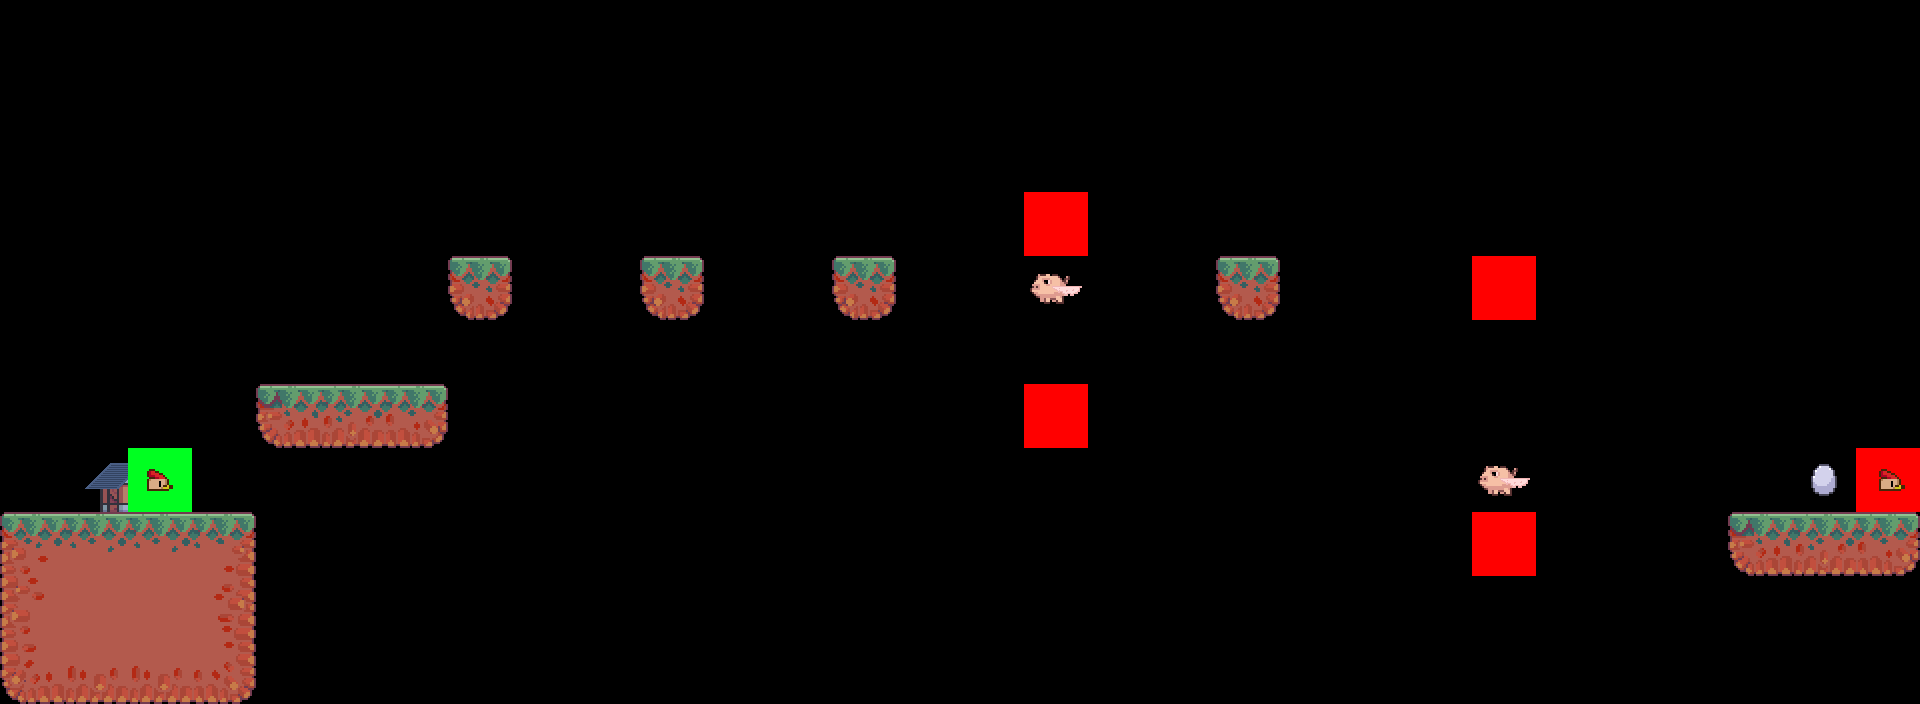

A 2D game scene composited from a Tiled map and its tileset images. What follows is a short description and the map's XML, with every tile layer's data as written:
An orthogonal 30x11 tile map with 64x64 px tiles, 6 tile layers (terrain, house, egg, constraints, ...), 5 tilesets.

<map version="1.9" tiledversion="1.9.2" orientation="orthogonal" renderorder="right-down" width="30" height="11" tilewidth="64" tileheight="64" infinite="0" nextlayerid="7" nextobjectid="1">
 <tileset firstgid="1" source="../tilesets/terrain_tiles.tsx" />
 <tileset firstgid="17" source="../tilesets/house.tsx" />
 <tileset firstgid="18" source="../tilesets/egg.tsx" />
 <tileset firstgid="19" source="../tilesets/player_tiles.tsx" />
 <tileset firstgid="21" source="../tilesets/pig_tiles.tsx" />
 <layer id="1" name="terrain" width="30" height="11">
  <data encoding="csv">
0,0,0,0,0,0,0,0,0,0,0,0,0,0,0,0,0,0,0,0,0,0,0,0,0,0,0,0,0,0,
0,0,0,0,0,0,0,0,0,0,0,0,0,0,0,0,0,0,0,0,0,0,0,0,0,0,0,0,0,0,
0,0,0,0,0,0,0,0,0,0,0,0,0,0,0,0,0,0,0,0,0,0,0,0,0,0,0,0,0,0,
0,0,0,0,0,0,0,0,0,0,0,0,0,0,0,0,0,0,0,0,0,0,0,0,0,0,0,0,0,0,
0,0,0,0,0,0,0,16,0,0,16,0,0,16,0,0,0,0,0,16,0,0,0,0,0,0,0,0,0,0,
0,0,0,0,0,0,0,0,0,0,0,0,0,0,0,0,0,0,0,0,0,0,0,0,0,0,0,0,0,0,
0,0,0,0,13,14,15,0,0,0,0,0,0,0,0,0,0,0,0,0,0,0,0,0,0,0,0,0,0,0,
0,0,0,0,0,0,0,0,0,0,0,0,0,0,0,0,0,0,0,0,0,0,0,0,0,0,0,0,0,0,
1,2,2,3,0,0,0,0,0,0,0,0,0,0,0,0,0,0,0,0,0,0,0,0,0,0,0,13,14,15,
5,6,6,7,0,0,0,0,0,0,0,0,0,0,0,0,0,0,0,0,0,0,0,0,0,0,0,0,0,0,
9,10,10,11,0,0,0,0,0,0,0,0,0,0,0,0,0,0,0,0,0,0,0,0,0,0,0,0,0,0
</data>
 </layer>
 <layer id="2" name="house" width="30" height="11">
  <data encoding="csv">
0,0,0,0,0,0,0,0,0,0,0,0,0,0,0,0,0,0,0,0,0,0,0,0,0,0,0,0,0,0,
0,0,0,0,0,0,0,0,0,0,0,0,0,0,0,0,0,0,0,0,0,0,0,0,0,0,0,0,0,0,
0,0,0,0,0,0,0,0,0,0,0,0,0,0,0,0,0,0,0,0,0,0,0,0,0,0,0,0,0,0,
0,0,0,0,0,0,0,0,0,0,0,0,0,0,0,0,0,0,0,0,0,0,0,0,0,0,0,0,0,0,
0,0,0,0,0,0,0,0,0,0,0,0,0,0,0,0,0,0,0,0,0,0,0,0,0,0,0,0,0,0,
0,0,0,0,0,0,0,0,0,0,0,0,0,0,0,0,0,0,0,0,0,0,0,0,0,0,0,0,0,0,
0,0,0,0,0,0,0,0,0,0,0,0,0,0,0,0,0,0,0,0,0,0,0,0,0,0,0,0,0,0,
17,0,0,0,0,0,0,0,0,0,0,0,0,0,0,0,0,0,0,0,0,0,0,0,0,0,0,0,0,0,
0,0,0,0,0,0,0,0,0,0,0,0,0,0,0,0,0,0,0,0,0,0,0,0,0,0,0,0,0,0,
0,0,0,0,0,0,0,0,0,0,0,0,0,0,0,0,0,0,0,0,0,0,0,0,0,0,0,0,0,0,
0,0,0,0,0,0,0,0,0,0,0,0,0,0,0,0,0,0,0,0,0,0,0,0,0,0,0,0,0,0
</data>
 </layer>
 <layer id="3" name="egg" width="30" height="11">
  <data encoding="csv">
0,0,0,0,0,0,0,0,0,0,0,0,0,0,0,0,0,0,0,0,0,0,0,0,0,0,0,0,0,0,
0,0,0,0,0,0,0,0,0,0,0,0,0,0,0,0,0,0,0,0,0,0,0,0,0,0,0,0,0,0,
0,0,0,0,0,0,0,0,0,0,0,0,0,0,0,0,0,0,0,0,0,0,0,0,0,0,0,0,0,0,
0,0,0,0,0,0,0,0,0,0,0,0,0,0,0,0,0,0,0,0,0,0,0,0,0,0,0,0,0,0,
0,0,0,0,0,0,0,0,0,0,0,0,0,0,0,0,0,0,0,0,0,0,0,0,0,0,0,0,0,0,
0,0,0,0,0,0,0,0,0,0,0,0,0,0,0,0,0,0,0,0,0,0,0,0,0,0,0,0,0,0,
0,0,0,0,0,0,0,0,0,0,0,0,0,0,0,0,0,0,0,0,0,0,0,0,0,0,0,0,0,0,
0,0,0,0,0,0,0,0,0,0,0,0,0,0,0,0,0,0,0,0,0,0,0,0,0,0,0,0,18,0,
0,0,0,0,0,0,0,0,0,0,0,0,0,0,0,0,0,0,0,0,0,0,0,0,0,0,0,0,0,0,
0,0,0,0,0,0,0,0,0,0,0,0,0,0,0,0,0,0,0,0,0,0,0,0,0,0,0,0,0,0,
0,0,0,0,0,0,0,0,0,0,0,0,0,0,0,0,0,0,0,0,0,0,0,0,0,0,0,0,0,0
</data>
 </layer>
 <layer id="6" name="constraints" width="30" height="11">
  <data encoding="csv">
0,0,0,0,0,0,0,0,0,0,0,0,0,0,0,0,0,0,0,0,0,0,0,0,0,0,0,0,0,0,
0,0,0,0,0,0,0,0,0,0,0,0,0,0,0,0,0,0,0,0,0,0,0,0,0,0,0,0,0,0,
0,0,0,0,0,0,0,0,0,0,0,0,0,0,0,0,0,0,0,0,0,0,0,0,0,0,0,0,0,0,
0,0,0,0,0,0,0,0,0,0,0,0,0,0,0,0,22,0,0,0,0,0,0,0,0,0,0,0,0,0,
0,0,0,0,0,0,0,0,0,0,0,0,0,0,0,0,0,0,0,0,0,0,0,22,0,0,0,0,0,0,
0,0,0,0,0,0,0,0,0,0,0,0,0,0,0,0,0,0,0,0,0,0,0,0,0,0,0,0,0,0,
0,0,0,0,0,0,0,0,0,0,0,0,0,0,0,0,22,0,0,0,0,0,0,0,0,0,0,0,0,0,
0,0,0,0,0,0,0,0,0,0,0,0,0,0,0,0,0,0,0,0,0,0,0,0,0,0,0,0,0,0,
0,0,0,0,0,0,0,0,0,0,0,0,0,0,0,0,0,0,0,0,0,0,0,22,0,0,0,0,0,0,
0,0,0,0,0,0,0,0,0,0,0,0,0,0,0,0,0,0,0,0,0,0,0,0,0,0,0,0,0,0,
0,0,0,0,0,0,0,0,0,0,0,0,0,0,0,0,0,0,0,0,0,0,0,0,0,0,0,0,0,0
</data>
 </layer>
 <layer id="5" name="pig" width="30" height="11">
  <data encoding="csv">
0,0,0,0,0,0,0,0,0,0,0,0,0,0,0,0,0,0,0,0,0,0,0,0,0,0,0,0,0,0,
0,0,0,0,0,0,0,0,0,0,0,0,0,0,0,0,0,0,0,0,0,0,0,0,0,0,0,0,0,0,
0,0,0,0,0,0,0,0,0,0,0,0,0,0,0,0,0,0,0,0,0,0,0,0,0,0,0,0,0,0,
0,0,0,0,0,0,0,0,0,0,0,0,0,0,0,0,0,0,0,0,0,0,0,0,0,0,0,0,0,0,
0,0,0,0,0,0,0,0,0,0,0,0,0,0,0,0,21,0,0,0,0,0,0,0,0,0,0,0,0,0,
0,0,0,0,0,0,0,0,0,0,0,0,0,0,0,0,0,0,0,0,0,0,0,0,0,0,0,0,0,0,
0,0,0,0,0,0,0,0,0,0,0,0,0,0,0,0,0,0,0,0,0,0,0,0,0,0,0,0,0,0,
0,0,0,0,0,0,0,0,0,0,0,0,0,0,0,0,0,0,0,0,0,0,0,21,0,0,0,0,0,0,
0,0,0,0,0,0,0,0,0,0,0,0,0,0,0,0,0,0,0,0,0,0,0,0,0,0,0,0,0,0,
0,0,0,0,0,0,0,0,0,0,0,0,0,0,0,0,0,0,0,0,0,0,0,0,0,0,0,0,0,0,
0,0,0,0,0,0,0,0,0,0,0,0,0,0,0,0,0,0,0,0,0,0,0,0,0,0,0,0,0,0
</data>
 </layer>
 <layer id="4" name="player" width="30" height="11">
  <data encoding="csv">
0,0,0,0,0,0,0,0,0,0,0,0,0,0,0,0,0,0,0,0,0,0,0,0,0,0,0,0,0,0,
0,0,0,0,0,0,0,0,0,0,0,0,0,0,0,0,0,0,0,0,0,0,0,0,0,0,0,0,0,0,
0,0,0,0,0,0,0,0,0,0,0,0,0,0,0,0,0,0,0,0,0,0,0,0,0,0,0,0,0,0,
0,0,0,0,0,0,0,0,0,0,0,0,0,0,0,0,0,0,0,0,0,0,0,0,0,0,0,0,0,0,
0,0,0,0,0,0,0,0,0,0,0,0,0,0,0,0,0,0,0,0,0,0,0,0,0,0,0,0,0,0,
0,0,0,0,0,0,0,0,0,0,0,0,0,0,0,0,0,0,0,0,0,0,0,0,0,0,0,0,0,0,
0,0,0,0,0,0,0,0,0,0,0,0,0,0,0,0,0,0,0,0,0,0,0,0,0,0,0,0,0,0,
0,0,19,0,0,0,0,0,0,0,0,0,0,0,0,0,0,0,0,0,0,0,0,0,0,0,0,0,0,20,
0,0,0,0,0,0,0,0,0,0,0,0,0,0,0,0,0,0,0,0,0,0,0,0,0,0,0,0,0,0,
0,0,0,0,0,0,0,0,0,0,0,0,0,0,0,0,0,0,0,0,0,0,0,0,0,0,0,0,0,0,
0,0,0,0,0,0,0,0,0,0,0,0,0,0,0,0,0,0,0,0,0,0,0,0,0,0,0,0,0,0
</data>
 </layer>
</map>
